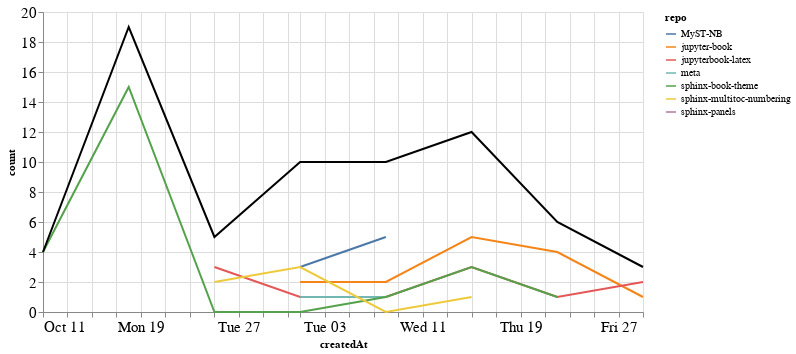

Source (notebook cell):
### Markdown cell above
### Comments

### Code cell
comments_time = comments.groupby('repo').resample('W', on='createdAt').count()['author'].reset_index()
comments_time = comments_time.rename(columns={'author': 'count'})
comments_time_total = comments_time.groupby('createdAt').agg({"count": "sum"}).reset_index()
ch1 = alt.Chart(comments_time, width=600).mark_line().encode(
    x='createdAt',
    y='count',
    color='repo',
    tooltip="repo"
)

ch2 = alt.Chart(comments_time_total, width=600).mark_line(color="black").encode(
    x='createdAt',
    y='count',
)

ch1 + ch2

### Figure 1 — Vega-Lite specification as saved in the notebook (floating-point values rounded to 4 significant figures)
{"config": {"axisLeft": {"labelFontSize": 15}, "axisBottom": {"labelFontSize": 15}}, "layer": [{"data": {"name": "data-e6b8157ce6c60583508aef92bb039324"}, "mark": "line", "encoding": {"color": {"type": "nominal", "field": "repo"}, "tooltip": {"type": "nominal", "field": "repo"}, "x": {"type": "temporal", "field": "createdAt"}, "y": {"type": "quantitative", "field": "count"}}, "width": 600}, {"data": {"name": "data-e628be2f502ec74093b7ee68a6fd92ec"}, "mark": {"type": "line", "color": "black"}, "encoding": {"x": {"type": "temporal", "field": "createdAt"}, "y": {"type": "quantitative", "field": "count"}}, "width": 600}], "$schema": "https://vega.github.io/schema/vega-lite/v4.8.1.json", "datasets": {"data-e6b8157ce6c60583508aef92bb039324": [{"repo": "MyST-NB", "createdAt": "2020-11-01T00:00:00", "count": 3}, {"repo": "MyST-NB", "createdAt": "2020-11-08T00:00:00", "count": 5}, {"repo": "jupyter-book", "createdAt": "2020-11-01T00:00:00", "count": 2}, {"repo": "jupyter-book", "createdAt": "2020-11-08T00:00:00", "count": 2}, {"repo": "jupyter-book", "createdAt": "2020-11-15T00:00:00", "count": 5}, {"repo": "jupyter-book", "createdAt": "2020-11-22T00:00:00", "count": 4}, {"repo": "jupyter-book", "createdAt": "2020-11-29T00:00:00", "count": 1}, {"repo": "jupyterbook-latex", "createdAt": "2020-10-25T00:00:00", "count": 3}, {"repo": "jupyterbook-latex", "createdAt": "2020-11-01T00:00:00", "count": 1}, {"repo": "jupyterbook-latex", "createdAt": "2020-11-08T00:00:00", "count": 1}, {"repo": "jupyterbook-latex", "createdAt": "2020-11-15T00:00:00", "count": 3}, {"repo": "jupyterbook-latex", "createdAt": "2020-11-22T00:00:00", "count": 1}, {"repo": "jupyterbook-latex", "createdAt": "2020-11-29T00:00:00", "count": 2}, {"repo": "meta", "createdAt": "2020-11-01T00:00:00", "count": 1}, {"repo": "meta", "createdAt": "2020-11-08T00:00:00", "count": 1}, {"repo": "sphinx-book-theme", "createdAt": "2020-10-11T00:00:00", "count": 4}, {"repo": "sphinx-book-theme", "createdAt": "2020-10-18T00:00:00", "count": 15}, {"repo": "sphinx-book-theme", "createdAt": "2020-10-25T00:00:00", "count": 0}, {"repo": "sphinx-book-theme", "createdAt": "2020-11-01T00:00:00", "count": 0}, {"repo": "sphinx-book-theme", "createdAt": "2020-11-08T00:00:00", "count": 1}, {"repo": "sphinx-book-theme", "createdAt": "2020-11-15T00:00:00", "count": 3}, {"repo": "sphinx-book-theme", "createdAt": "2020-11-22T00:00:00", "count": 1}, {"repo": "sphinx-multitoc-numbering", "createdAt": "2020-10-25T00:00:00", "count": 2}, {"repo": "sphinx-multitoc-numbering", "createdAt": "2020-11-01T00:00:00", "count": 3}, {"repo": "sphinx-multitoc-numbering", "createdAt": "2020-11-08T00:00:00", "count": 0}, {"repo": "sphinx-multitoc-numbering", "createdAt": "2020-11-15T00:00:00", "count": 1}, {"repo": "sphinx-panels", "createdAt": "2020-10-18T00:00:00", "count": 4}], "data-e628be2f502ec74093b7ee68a6fd92ec": [{"createdAt": "2020-10-11T00:00:00", "count": 4}, {"createdAt": "2020-10-18T00:00:00", "count": 19}, {"createdAt": "2020-10-25T00:00:00", "count": 5}, {"createdAt": "2020-11-01T00:00:00", "count": 10}, {"createdAt": "2020-11-08T00:00:00", "count": 10}, {"createdAt": "2020-11-15T00:00:00", "count": 12}, {"createdAt": "2020-11-22T00:00:00", "count": 6}, {"createdAt": "2020-11-29T00:00:00", "count": 3}]}}
